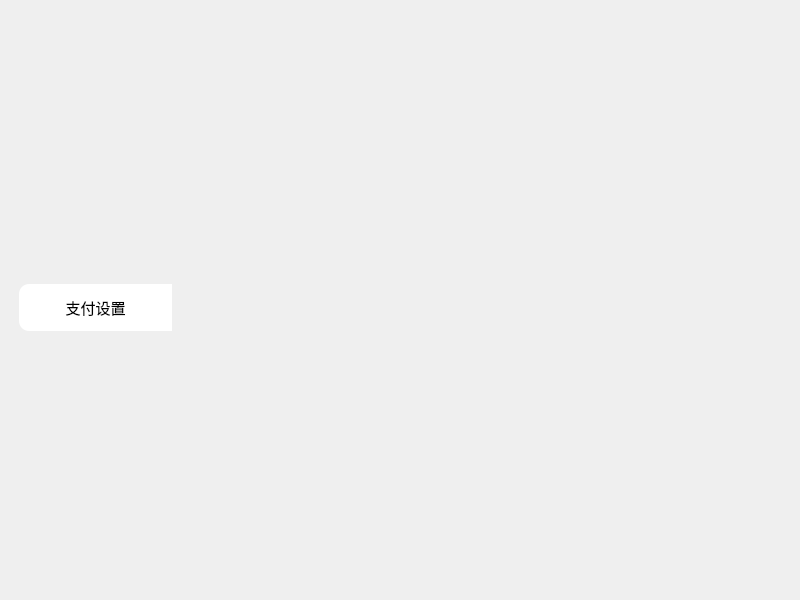
<?xml version="1.0" encoding="UTF-8"?>
<ui version="4.0">
 <class>SetPaymentGuideWidget</class>
 <widget class="QWidget" name="SetPaymentGuideWidget">
  <property name="geometry">
   <rect>
    <x>0</x>
    <y>0</y>
    <width>800</width>
    <height>600</height>
   </rect>
  </property>
  <property name="windowTitle">
   <string>Form</string>
  </property>
  <layout class="QVBoxLayout" name="verticalLayout">
   <property name="spacing">
    <number>0</number>
   </property>
   <property name="leftMargin">
    <number>0</number>
   </property>
   <property name="topMargin">
    <number>0</number>
   </property>
   <property name="rightMargin">
    <number>0</number>
   </property>
   <property name="bottomMargin">
    <number>0</number>
   </property>
   <item>
    <widget class="QWidget" name="widget" native="true">
     <widget class="QPushButton" name="pushButton">
      <property name="geometry">
       <rect>
        <x>210</x>
        <y>110</y>
        <width>300</width>
        <height>150</height>
       </rect>
      </property>
      <property name="text">
       <string/>
      </property>
      <property name="flat">
       <bool>true</bool>
      </property>
     </widget>
     <widget class="QLabel" name="label">
      <property name="geometry">
       <rect>
        <x>19</x>
        <y>284</y>
        <width>153</width>
        <height>47</height>
       </rect>
      </property>
      <property name="styleSheet">
       <string notr="true">background-color: rgb(255, 255, 255);
font-size:15px;
border-top-left-radius:10px;
border-bottom-left-radius:10px;

</string>
      </property>
      <property name="text">
       <string>支付设置</string>
      </property>
      <property name="alignment">
       <set>Qt::AlignCenter</set>
      </property>
     </widget>
    </widget>
   </item>
  </layout>
 </widget>
 <resources/>
 <connections/>
</ui>
